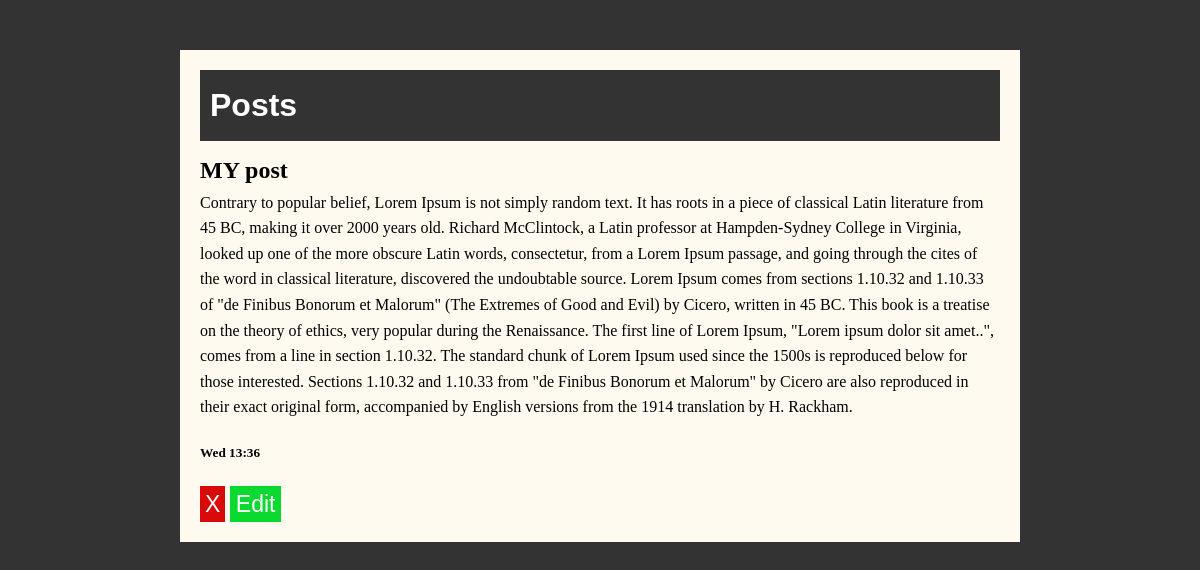
Screenshot of /post/3/ with the database file from the repository.
### blog/models.py (models this page shows)
class Post(models.Model):
    title = models.CharField(max_length=200)
    content = models.TextField()
    publication_date = models.DateTimeField(auto_now_add=True)

### blog/views.py (the view)
# urls.py: path('post/<int:pk>/', views.post_detail, name='post_detail'),
def post_detail(request, pk):
    post = get_object_or_404(Post, pk=pk)
    return render(request, 'blog/detail.html', {'post': post})

### blog/templates/blog/detail.html
{% extends 'base_generic.html' %}
{% block content %}
  <article class="post-detail">
    <h1>{{ post.title }}</h1>
    <p>{{ post.content }}</p>
    <h5>{{ post.publication_date|date:"D    H:i" }}</h5>
  </article>
  <a class="fcc-btn1" href="{% url 'post_delete' pk=post.pk %}">X</a>
  <a class="fcc-btn2" href="{% url 'post_edit' pk=post.pk %}">Edit</a>
{% endblock %}

### blog/static/css/styles.css (style rules this page uses)
body, h1, h2, p { margin: 0; padding: 0; }
body { font-family: Arial, sans-serif; background: #333; line-height: 1.6; }
.fcc-btn1 { text-decoration: none; background-color: rgb(217, 10, 10); color: #fff; padding: 5px 5px; font-size: 23px; }
.fcc-btn2 { text-decoration: none; background-color: rgb(10, 217, 48); color: #fff; padding: 5px 6px; font-size: 23px; }
.post-detail { margin-top: 10px; padding: 10 auto; font-family:cursive; color:black; }

### rows the page displays
Post: title "MY post", content "Contrary to popular belief, Lorem Ipsum is not simply random text. It has roots in a piece of classical Latin literature from 45 BC, making it over 2000 years old. Richard McClintock, a Latin professor at Hampden-Sydney College in Virginia, looked up one of the more obscure Latin words, consectetur, from a Lorem Ipsum passage, and going through the cites of the word in classical literature, discovered the undoubtable source. Lorem Ipsum comes from sections 1.10.32 and 1.10.33 of \"de Finibus Bonorum et Malorum\" (The Extremes of Good and Evil) by Cicero, written in 45 BC. This book is a treatise on the theory of ethics, very popular during the Renaissance. The first line of Lorem Ipsum,…", publication_date "Wed 13:36"
